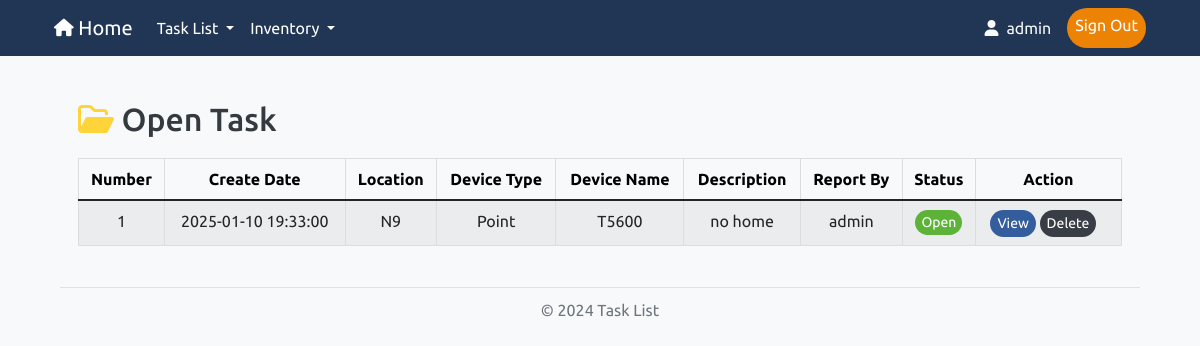
/open (signed in), run on an earlier commit of the app's database.
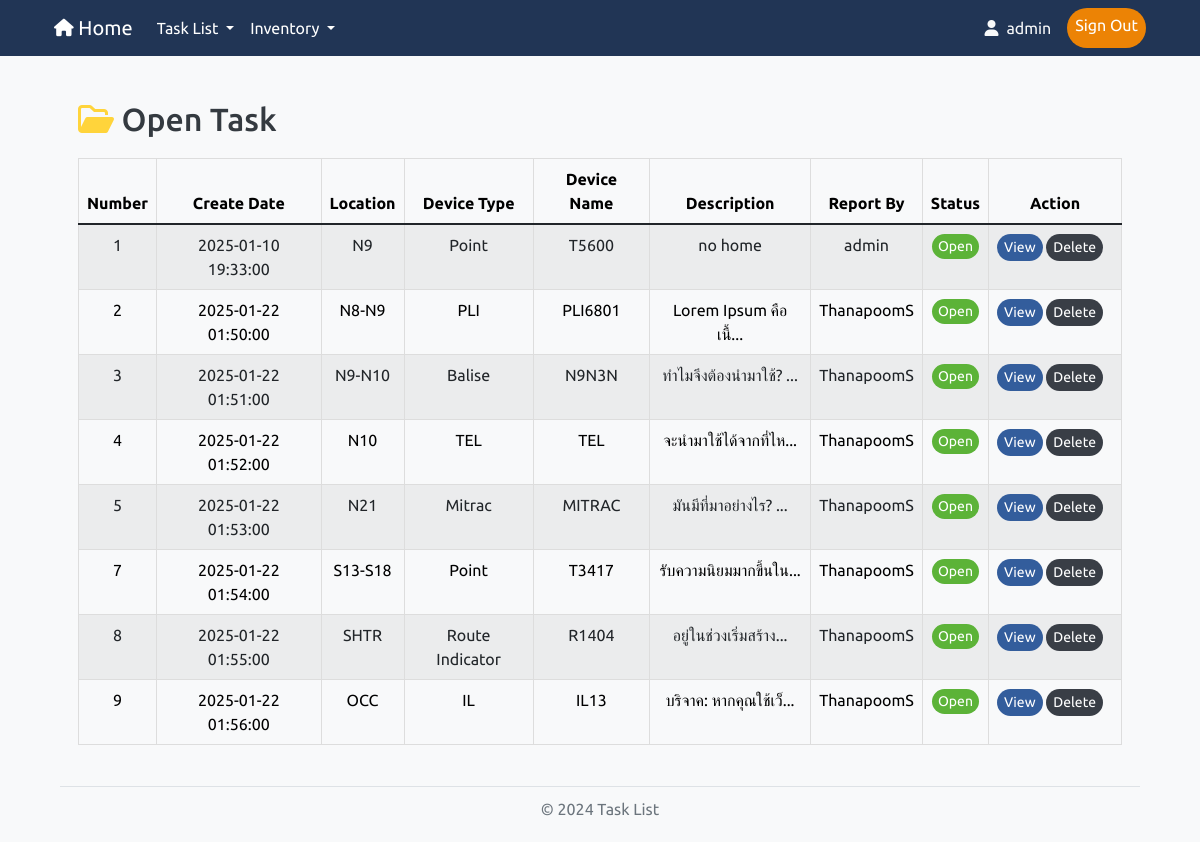
And on a later commit of the database.
### models.py (models this page shows, shortened)
class Work(db.Model):
    number = db.Column(db.Integer, primary_key=True, autoincrement=True)  # เลข 6 หลัก รันอัตโนมัติ
    create_date = db.Column(db.DateTime, default=now_utc)  # วันที่และเวลา สร้างอัตโนมัติ
    work_order = db.Column(db.String(50), nullable=False)          # Work Order
    line_id = db.Column(db.Integer, db.ForeignKey('line.id'), nullable=True)
    location_id = db.Column(db.Integer, db.ForeignKey('location.id'), nullable=True)
    device_type_id = db.Column(db.Integer, db.ForeignKey('device_type.id'), nullable=True)
    device_name_id = db.Column(db.Integer, db.ForeignKey('device_name.id'), nullable=True)
    description = db.Column(db.Text, nullable=False)               # รายละเอียด
    report_by = db.Column(db.String(50), nullable=False)           # ผู้รายงาน
    status = db.Column(db.String(20), nullable=False, default="open")  # สถานะ (ค่าเริ่มต้น: open)
    link = db.Column(db.String(255), nullable=True)           # URL ของไฟล์
    line = db.relationship('Line', backref='works')
    location = db.relationship('Location', backref='works')
    device_type = db.relationship('DeviceType', backref='works')
    device_name = db.relationship('DeviceName', backref='works')

class Location(db.Model):
    id = db.Column(db.Integer, primary_key=True)
    name = db.Column(db.String(50), nullable=False)
    line_id = db.Column(db.Integer, db.ForeignKey('line.id'), nullable=False)
    line = db.relationship('Line', backref=db.backref('locations', lazy=True))

class DeviceType(db.Model):
    id = db.Column(db.Integer, primary_key=True)
    name = db.Column(db.String(50), nullable=False)
    line_id = db.Column(db.Integer, db.ForeignKey('line.id'), nullable=False)
    line = db.relationship('Line', backref=db.backref('device_types', lazy=True))

class DeviceName(db.Model):
    id = db.Column(db.Integer, primary_key=True)
    name = db.Column(db.String(100), nullable=False)
    device_type_id = db.Column(db.Integer, db.ForeignKey('device_type.id'), nullable=False)
    location_id = db.Column(db.Integer, db.ForeignKey('location.id'), nullable=False)
    device_type = db.relationship('DeviceType', backref=db.backref('device_names', lazy=True))
    location = db.relationship('Location', backref=db.backref('device_names', lazy=True))
    bound = db.Column(db.String(100), nullable=True)
    inandout = db.Column(db.String(100), nullable=True)
    serial_number = db.Column(db.String(100), nullable=True)
    ip_address = db.Column(db.String(45), nullable=True)
    mac_address = db.Column(db.String(17), nullable=True)
    channel = db.Column(db.String(50), nullable=True)
    device_role = db.Column(db.String(50), nullable=True)
    force_data = db.Column(db.String(50), nullable=True)
    vac_white = db.Column(db.String(50), nullable=True)
    current_white = db.Column(db.String(50), nullable=True)
    vac_red = db.Column(db.String(50), nullable=True)
    current_red = db.Column(db.String(50), nullable=True)
    vac_yellow = db.Column(db.String(50), nullable=True)
    current_yellow = db.Column(db.String(50), nullable=True)
    f1_f2 = db.Column(db.String(50), nullable=True)
    red_module = db.Column(db.String(50), nullable=True)
    white_module = db.Column(db.String(50), nullable=True)
    yellow_module = db.Column(db.String(50), nullable=True)

### routes.py (the view)
    @app.route('/open',methods=['GET','POST'])
    @login_required
    def open():
        works = Work.query.all()
        return render_template("open.html", works=works)

### app.py (called while the page is built)
@login_manager.user_loader
def load_user(user_id):      # โหลดผู้ใช้จากฐานข้อมูลตาม user_id
    return User.query.get(int(user_id))

### templates/open.html (shortened to what this page needs)
{% import "bootstrap/wtf.html" as wtf %}
{% extends "layout.html" %}
{% block content %}
<!DOCTYPE html>
<html lang="en">
<head>
    <link rel="stylesheet" href="https://cdn.jsdelivr.net/npm/bootstrap@5.1.3/dist/css/bootstrap.min.css">
    <link rel="stylesheet" href="https://cdn.jsdelivr.net/npm/bootstrap-table/dist/bootstrap-table.min.css">
    <link rel="stylesheet" href="{{ url_for('static', filename='/style.css') }}">
</head>
<body>
<div class="container">
    <br>
    <h2><i class="fa-regular fa-folder-open" style="color: #FFD43B;"></i> Open Task </h2>
    {% if works %}
    <table data-toggle="table"
           data-search="true"
           data-pagination="true"
           data-page-list="[10, 25, 50, 100, all]"
           class="table table-striped table-hover">
        <thead>
            <tr>
                <th data-sortable="true" data-field="number">Number</th>
                <th data-sortable="true" data-field="create_date">Create Date</th>
                <th data-sortable="true" data-field="location_name">Location</th>
                <th data-sortable="true" data-field="device_type">Device Type</th>
                <th data-sortable="true" data-field="device_name">Device Name</th>
                <th data-sortable="true" data-field="description">Description</th>
                <th data-sortable="true" data-field="report_by">Report By</th>
                <th data-sortable="true" data-field="status">Status</th>
                <th data-field="action">Action</th>
            </tr>
        </thead>
        <tbody>
            {% for work in works %}
            {% if work.status != 'Closed' %}
            <tr>
                <td>{{ work.number }}</td>
                <td>{{ work.create_date.strftime('%Y-%m-%d %H:%M:%S') }}</td>
                <td>{{ work.location.name if work.location else 'N/A' }}</td>
                <td>{{ work.device_type.name if work.device_type else 'N/A' }}</td>
                <td>{{ work.device_name.name if work.device_name else 'N/A' }}</td>
                <td>
                    {% if work.description|length > 20 %}
                        <span title="{{ work.description }}" data-bs-toggle="tooltip" data-bs-placement="top">
                            {{ work.description[:20] }}...
                        </span>
                    {% else %}
                        {{ work.description }}
                    {% endif %}
                </td>
                <td>{{ work.report_by }}</td>
                <td>
                    {% if work.status == 'Open' %}
                        <span class="status-open">{{ work.status }}</span>
                    {% elif work.status == 'Closed' %}
                        <span class="status-closed">{{ work.status }}</span>
                    {% else %}
                        <span class="status-other">{{ work.status }}</span>
                    {% endif %}
                </td>
                <td class="actions">
                    <a href="{{ url_for('work_detail', number=work.number) }}" class="btn custom-view-btn">View</a>
                    {% if current_user.role == 'admin' %}
                        <a href="#" onclick="confirmDelete('{{ work.number }}')" class="btn custom-delete-btn">Delete</a>
                    {% endif %}
                </td>
            </tr>
            {% endif %}
            {% endfor %}
        </tbody>
    </table>
    {% endif %}
</div>
</body>
</html>
{% endblock %}

What changed in the data, as far as the page shows it:
added Work: number "2", create_date "2025-01-22 01:50:00", location "N8-N9", device_type "PLI", device_name "PLI6801", description "Lorem Ipsum คือ เนื้", report_by "ThanapoomS", status "Open"
added Work: number "3", create_date "2025-01-22 01:51:00", location "N9-N10", device_type "Balise", device_name "N9N3N", description "ทำไมจึงต้องนำมาใช้?", report_by "ThanapoomS", status "Open"
added Work: number "4", create_date "2025-01-22 01:52:00", location "N10", device_type "TEL", device_name "TEL", description "จะนำมาใช้ได้จากที่ไห", report_by "ThanapoomS", status "Open"
added Work: number "5", create_date "2025-01-22 01:53:00", location "N21", device_type "Mitrac", device_name "MITRAC", description "มันมีที่มาอย่างไร?", report_by "ThanapoomS", status "Open"
added Work: number "7", create_date "2025-01-22 01:54:00", location "S13-S18", device_type "Point", device_name "T3417", description "รับความนิยมมากขึ้นใน", report_by "ThanapoomS", status "Open"
added Work: number "8", create_date "2025-01-22 01:55:00", location "SHTR", device_type "Route Indicator", device_name "R1404", description "อยู่ในช่วงเริ่มสร้าง", report_by "ThanapoomS", status "Open"
added Work: number "9", create_date "2025-01-22 01:56:00", location "OCC", device_type "IL", device_name "IL13", description "บริจาค: หากคุณใช้เว็", report_by "ThanapoomS", status "Open"
